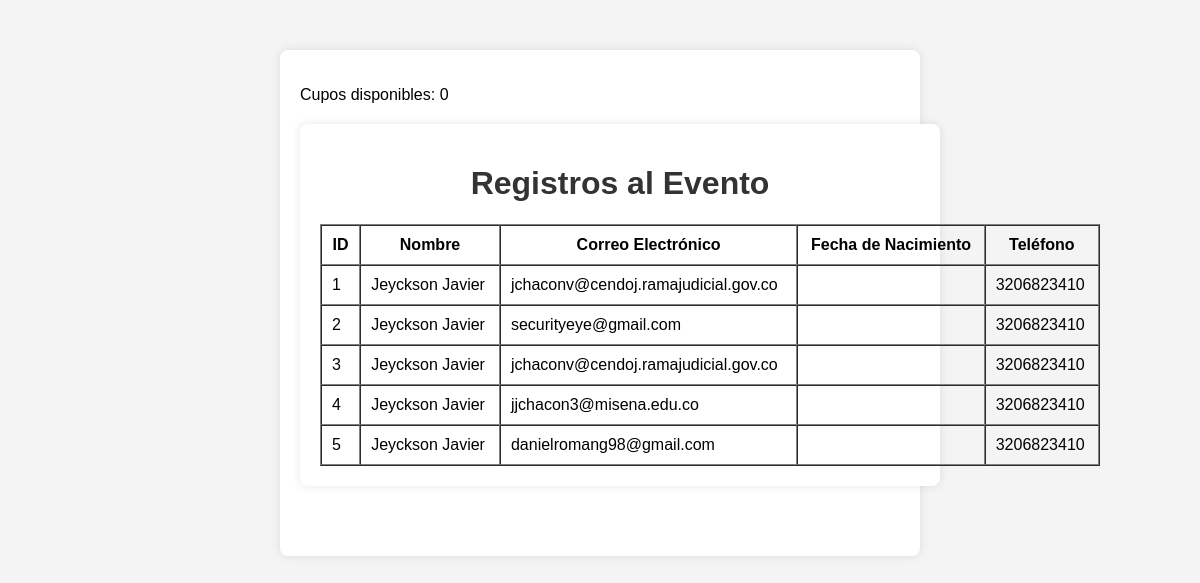
Page /registros on the earlier database version.
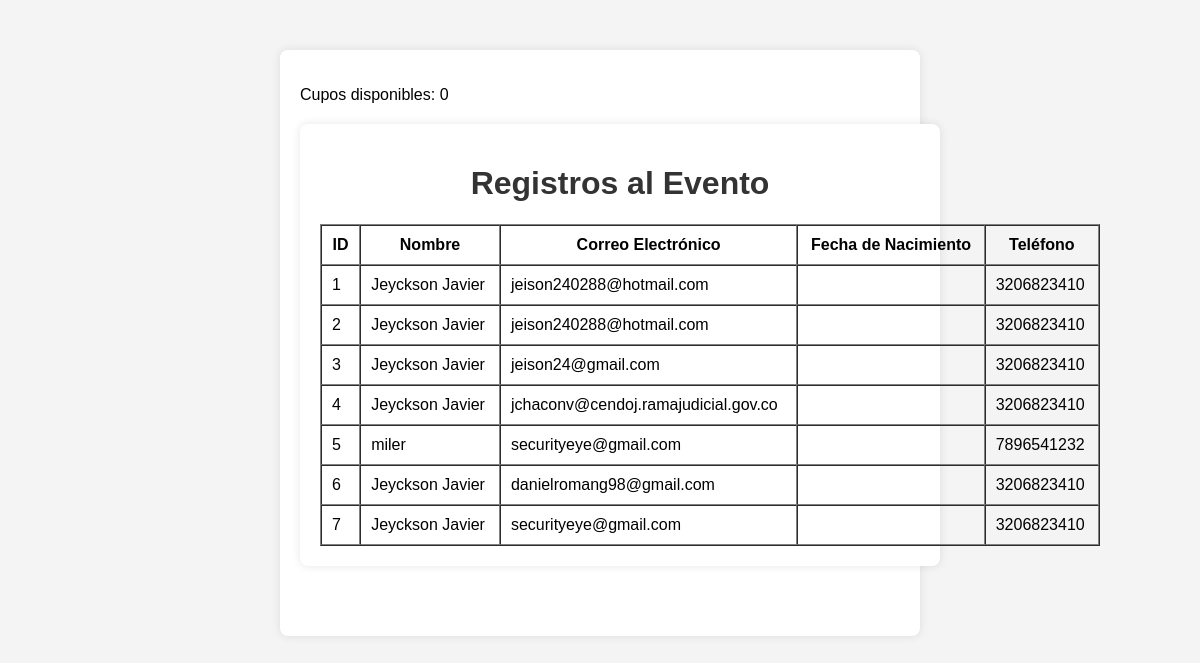
Same page on the later database version.
### tables this page shows
CREATE TABLE registros (
    id INTEGER PRIMARY KEY,
    name TEXT,
    cedula TEXT,
    oficina TEXT,
    phone TEXT,
    email TEXT,
    espera INTEGER
);

### app.py (the view)
@app.route('/registros')
def registros():
    conn = get_db_connection()
    registros = conn.execute('SELECT * FROM registros').fetchall()
    acompanantes = conn.execute('SELECT * FROM acompanantes').fetchall()
    conn.close()
    return render_template('registros.html', registros=registros, acompanantes=acompanantes)

### app.py (called while the page is built)
def get_db_connection():
    conn = sqlite3.connect('registros_evento.db')
    conn.row_factory = sqlite3.Row
    return conn

### templates/registros.html (shortened to what this page needs)
<!DOCTYPE html>
<html lang="es">
<head>
    <link rel="stylesheet" href="{{ url_for('static', filename='css/style.css') }}">
</head>
<body>
    <div class="container">
        <p>Cupos disponibles: <span id="cupos-disponibles">{{ cupos_disponibles }}</span></p>
    <div class="container" style="width: 130%; margin-top: 20px;">
        <h1>Registros al Evento</h1>
        <table border="1" cellspacing="0" cellpadding="10" style="width: 130%; margin-top: 20px;">
            <thead>
                <tr>
                    <th>ID</th>
                    <th>Nombre</th>
                    <th>Correo Electrónico</th>
                    <th>Fecha de Nacimiento</th>
                    <th>Teléfono</th>
                </tr>
            </thead>
            <tbody>
                {% for registro in registros %}
                <tr>
                    <td>{{ registro.id }}</td>
                    <td>{{ registro.name }}</td>
                    <td>{{ registro.email }}</td>
                    <td>{{ registro.dob }}</td>
                    <td>{{ registro.phone }}</td>
                </tr>
                {% endfor %}
            </tbody>
        </table>
    </div>
</body>
</html>

### static/css/style.css (style rules this page uses)
body { font-family: Arial, sans-serif; background-color: #f4f4f4; margin: 0; padding: 0; }
.container { width: 100%; max-width: 600px; margin: 50px auto; background-color: white; padding: 20px; box-shadow: 0px 0px 10px rgba(0, 0, 0, 0.1); border-radius: 8px; }
h1 { text-align: center; color: #333; }

Differences in the rows shown:
changed registros id 1: email "jchaconv@cendoj.ramajudicial.gov.co" → "jeison240288@hotmail.com"
changed registros id 2: email "securityeye@gmail.com" → "jeison240288@hotmail.com"
changed registros id 3: email "jchaconv@cendoj.ramajudicial.gov.co" → "jeison24@gmail.com"
changed registros id 4: email "jjchacon3@misena.edu.co" → "jchaconv@cendoj.ramajudicial.gov.co"
changed registros id 5: name "Jeyckson Javier" → "miler"; email "danielromang98@gmail.com" → "securityeye@gmail.com"; phone "3206823410" → "7896541232"
added registros: id "6", name "Jeyckson Javier", email "danielromang98@gmail.com", phone "3206823410"
added registros: id "7", name "Jeyckson Javier", email "securityeye@gmail.com", phone "3206823410"
